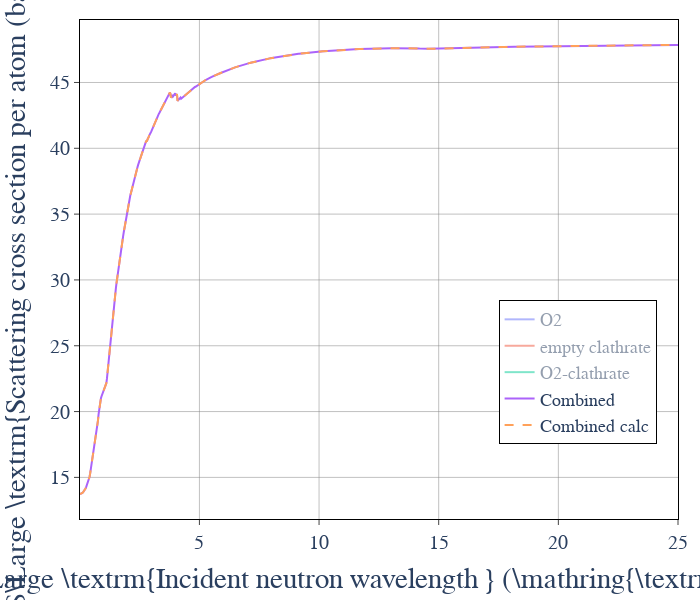

The cell this chart's notebook holds for it:
### Code cell
fig = make_subplots(rows = 1, cols = 1)
fig.add_trace(
    go.Scatter(
        x = wavelength,
        y = xs_O2,
        mode = 'lines',
        name = 'O2',
    ),
    row = 1, col = 1
)
fig.add_trace(
    go.Scatter(
        x = wavelength,
        y = xs_ept,
        mode = 'lines',
        name = 'empty clathrate',
    ),
    row = 1, col = 1
)
fig.add_trace(
    go.Scatter(
        x = wavelength,
        y = xs_cla,
        mode = 'lines',
        name = 'O2-clathrate',
    ),
    row = 1, col = 1
)
fig.add_trace(
    go.Scatter(
        x = wavelength,
        y = xs_comb,
        mode = 'lines',
        name = 'Combined',
    ),
    row = 1, col = 1
)
fig.add_trace(
    go.Scatter(
        x = wavelength,
        y = xs_ept*(17*3)/(17*3+3*2)+xs_O2*(3*2)/(17*3+3*2),
        mode = 'lines',
        line_dash = 'dash',
        name = 'Combined calc',
    ),
    row = 1, col = 1
)
fig.update_xaxes(tickfont = dict(size = 20), linecolor = 'black', mirror = True, 
                 ticks = 'outside', exponentformat = 'power', row = 1, col = 1, 
                 #type = 'log', 
                 #range=[0,25],
                 title = r'$\Large \textrm{Incident neutron wavelength } (\mathring{\textrm{A}})$', 
                 showgrid=True, gridwidth=.5, gridcolor='grey')
fig.update_yaxes(tickfont = dict(size = 20), linecolor = 'black', mirror = True, 
                 ticks = 'outside', exponentformat = 'power', row = 1, col = 1, 
                 #type = 'log', 
                 #range = [0,9],
                 title = r'$\Large \textrm{Scattering cross section per atom (barn)}$',
                 showgrid=True, gridwidth=.5, gridcolor='grey')
#fig.add_annotation(xref='paper',yref='paper',x=.5, y=.85, 
#                   text=r'$\Large \textrm{O2-D2O clathrates}$', showarrow=False)
#fig.add_annotation(xref='paper',yref='paper',x=.5, y=.75, 
#                   text=r'$\Large \textrm{SII structure}$', showarrow=False)
#fig.add_annotation(xref='paper',yref='paper',x=.5, y=.62, 
#                   text=r'$\Large T=2\textrm{ K}$', showarrow=False)
fig.update_layout(
    #paper_bgcolor = 'rgba(0,0,0,0)',
    plot_bgcolor = 'rgba(0,0,0,0)',
    font = dict(family = 'Times new roman', size = 24),
    legend = dict(x = 0.7, y = 0.15, bordercolor = "Black", borderwidth = 1, font = dict(size = 18)),
    margin = dict(l = 80, r = 20, t = 20, b = 60),
    autosize=False,
    width=700,
    height=600
)
fig.show()
#fig.write_image('TDF-D2O-clathrates_XS_wavelength.eps',width=700,height=500)
#fig.write_image('TDF-D2O-clathrates_XS_wavelength.png',width=700,height=500)

### Figure 1 — Plotly figure (JSON) as saved in the notebook; plotly's stock layout.template omitted (floating-point values rounded to 4 significant figures; data arrays with more than 128 entries replaced by an {"elided": "..."} marker saying what was removed)
{"data": [{"mode": "lines", "name": "O2", "type": "scatter", "visible": "legendonly", "x": {"elided": "1000 float values"}, "xaxis": "x", "y": {"elided": "1000 float values"}, "yaxis": "y"}, {"mode": "lines", "name": "empty clathrate", "type": "scatter", "visible": "legendonly", "x": {"elided": "1000 float values"}, "xaxis": "x", "y": {"elided": "1000 float values"}, "yaxis": "y"}, {"mode": "lines", "name": "O2-clathrate", "type": "scatter", "visible": "legendonly", "x": {"elided": "1000 float values"}, "xaxis": "x", "y": {"elided": "1000 float values"}, "yaxis": "y"}, {"mode": "lines", "name": "Combined", "type": "scatter", "visible": true, "x": {"elided": "1000 float values"}, "xaxis": "x", "y": {"elided": "1000 float values"}, "yaxis": "y"}, {"line": {"dash": "dash"}, "mode": "lines", "name": "Combined calc", "type": "scatter", "visible": true, "x": {"elided": "1000 float values"}, "xaxis": "x", "y": {"elided": "1000 float values"}, "yaxis": "y"}], "layout": {"autosize": false, "font": {"family": "Times new roman", "size": 24}, "height": 600, "legend": {"bordercolor": "Black", "borderwidth": 1, "font": {"size": 18}, "x": 0.7, "y": 0.15}, "margin": {"b": 60, "l": 80, "r": 20, "t": 20}, "plot_bgcolor": "rgba(0, 0, 0, 0)", "width": 700, "xaxis": {"anchor": "y", "autorange": true, "domain": [0, 1], "exponentformat": "power", "gridcolor": "grey", "gridwidth": 0.5, "linecolor": "black", "mirror": true, "range": [0.01, 25], "showgrid": true, "tickfont": {"size": 20}, "ticks": "outside", "title": {"text": "$\\Large \\textrm{Incident neutron wavelength } (\\mathring{\\textrm{A}})$"}, "type": "linear"}, "yaxis": {"anchor": "x", "autorange": true, "domain": [0, 1], "exponentformat": "power", "gridcolor": "grey", "gridwidth": 0.5, "linecolor": "black", "mirror": true, "range": [11.84, 49.75], "showgrid": true, "tickfont": {"size": 20}, "ticks": "outside", "title": {"text": "$\\Large \\textrm{Scattering cross section per atom (barn)}$"}, "type": "linear"}}}
